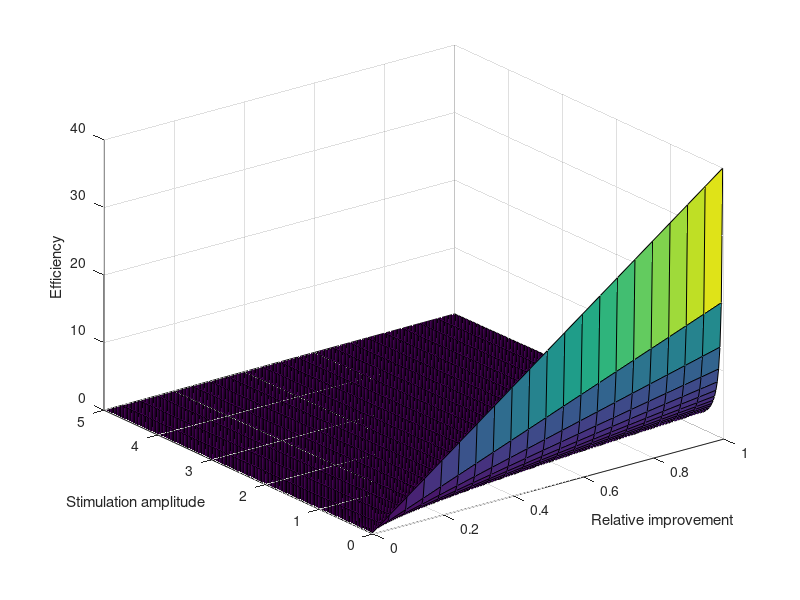

Here is the MATLAB script that generated this plot:
%% Creation of domain of score

% The clinical improvement is a relative measure of which makes it
% contained in the interval [0, 1]
improvement = linspace(0, 1, 21);

% The stimulation amplitude is not bounded (it is but for physiological 
% reasons). [0 inf]
amplitude = linspace(0, 5, 201);

[X,Y] = meshgrid(improvement, amplitude);

efficiency = X./Y;

figure;
surf(X, Y, efficiency);
xlabel('Relative improvement');
ylabel('Stimulation amplitude');
zlabel('Efficiency');